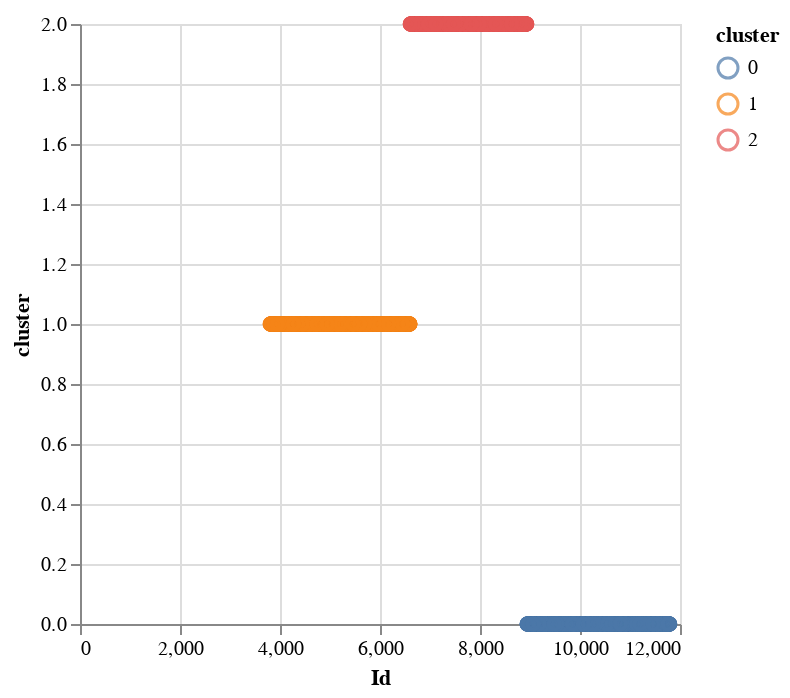

The code cell stored with this chart in its notebook:
### Markdown cell above
**[6.6.5]** Let's print some scatter plots to visualise the clusters

### Code cell
base = alt.Chart(df).mark_point().encode(color='cluster:N')
base.encode(x='Id', y='cluster')

### Figure 1 — Vega-Lite specification as saved in the notebook (floating-point values rounded to 4 significant figures; data arrays with more than 128 entries replaced by an {"elided": "..."} marker saying what was removed)
{"config": {"view": {"continuousWidth": 300, "continuousHeight": 300}}, "data": {"name": "data-2584df897568d9fe1fa351bc9b7450a5"}, "mark": {"type": "point"}, "encoding": {"color": {"field": "cluster", "type": "nominal"}, "x": {"field": "Id", "type": "quantitative"}, "y": {"field": "cluster", "type": "quantitative"}}, "$schema": "https://vega.github.io/schema/vega-lite/v5.20.1.json", "datasets": {"data-2584df897568d9fe1fa351bc9b7450a5": {"elided": "5000 records"}}}
